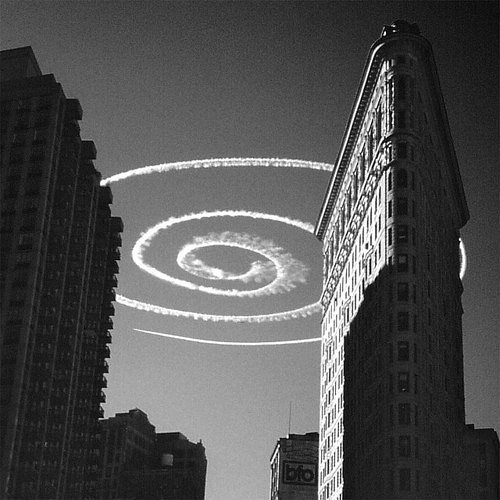
#> input picture PrimeraClase/Img/1.jpg, 500 x 500 px, found by its file name
$ python masking.py
#> lines starting #> are read from the running program, lines starting #| are printed output that depends on the picture; after the words box and inside, x2 and y2 are one past the last pixel; in counts of white or black regions, pixels touching at a corner belong together
import cv2 as cv
import numpy as np

img = cv.imread('img/1.jpg')
#> img is the input picture: shape (500, 500, 3); min 0, max 255, mean 81.9
cv.imshow('Img', img)

# Focus on faces
blank = np.zeros(img.shape[:2], dtype ='uint8')
# cv.imshow('Blank Image', blank)

mask = cv.circle(blank.copy(), (img.shape[1]//2 -25, img.shape[0]//2 - 15 ), 100, 255, -1)
#2
# mask = cv.rectangle(blank, (img.shape[1]//2 -25, img.shape[0]//2 - 15 ),(img.shape[1]//2 + 100, img.shape[0]//2), 100, 255, -1)
cv.imshow('Mask', mask)
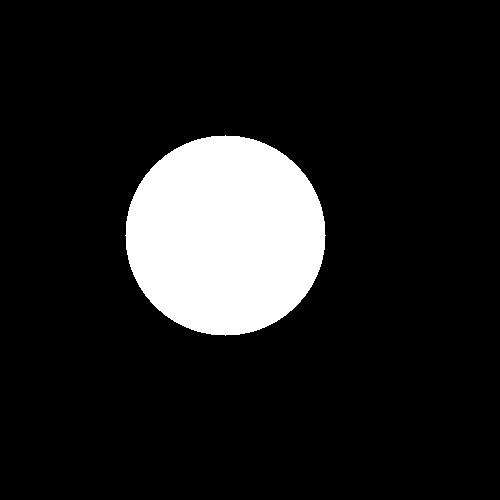
#> window 'Mask': shape (500, 500); 12.6% white; 1 white region, box (x1, y1, x2, y2) and area: (125, 135, 326, 336) 31417

#3
####################
circle = cv.circle(blank.copy(), (img.shape[1]//2, img.shape[0]//2), 100, 255, -1)
rectangle = cv.rectangle(blank.copy(), (img.shape[1]//2, img.shape[0]//2), (370, 370), 255, -1)
quarter_circle = cv.bitwise_and(circle, rectangle)
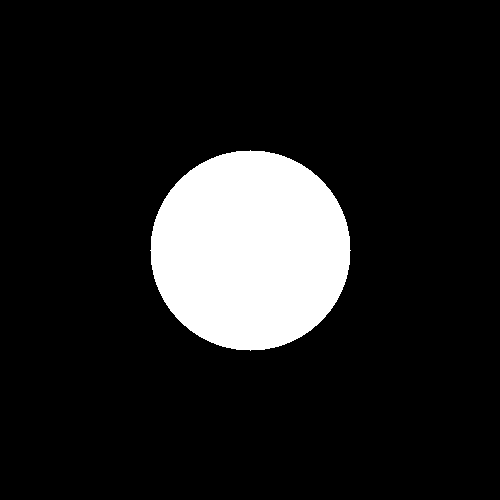
#> circle: shape (500, 500); 12.6% white; 1 white region, box (x1, y1, x2, y2) and area: (150, 150, 351, 351) 31417
# cv.imshow('Half', quarter_circle)
#####################

masked = cv.bitwise_and(img, img, mask = mask) #3 mask = quarter_circle
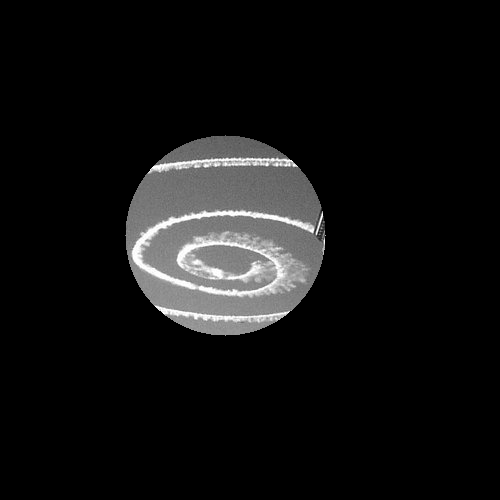
#> masked: shape (500, 500, 3); min 0, max 255, mean 18
# cv.imshow('masked', masked)

cv.waitKey(0)

$ run again, with PrimeraClase/Img/fullHD.jpg copied over PrimeraClase/Img/1.jpg
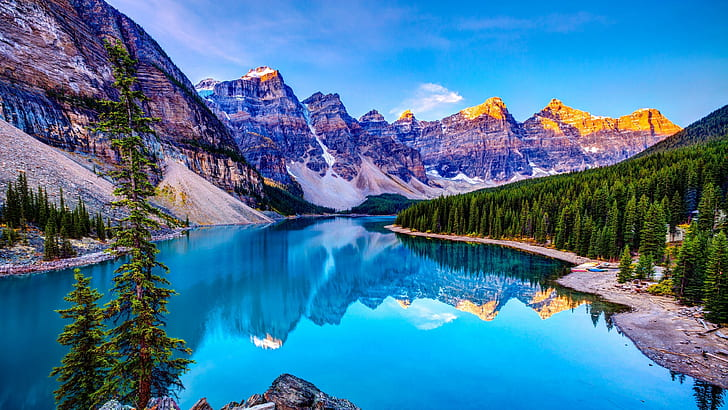
#> input picture PrimeraClase/Img/fullHD.jpg, 728 x 410 px, found by its file name
#> img is the input picture: shape (410, 728, 3); mean B, G, R 156.5, 119.3, 67.7
#> `cv.imshow('Mask', mask)`:
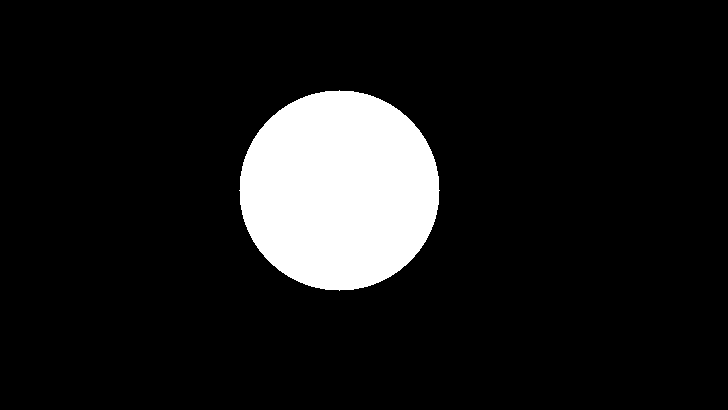
#> window 'Mask': shape (410, 728); 10.5% white; 1 white region, box (x1, y1, x2, y2) and area: (239, 90, 440, 291) 31417
#> circle: shape (410, 728); 10.5% white; 1 white region, box (x1, y1, x2, y2) and area: (264, 105, 465, 306) 31417
#> `masked = cv.bitwise_and(img, img, mask = mask)`:
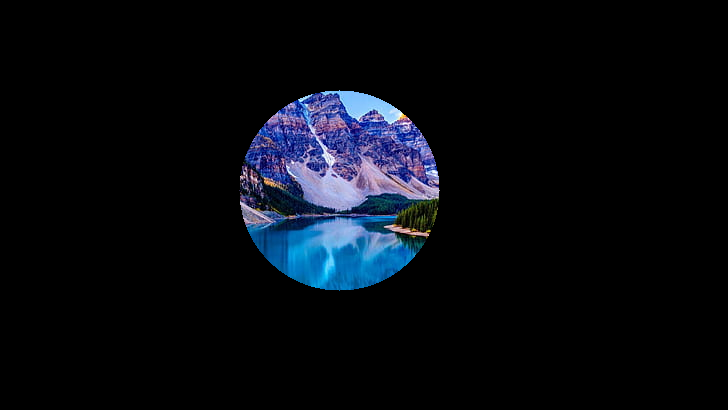
#> masked: shape (410, 728, 3); mean B, G, R 16.4, 10.5, 7.4

$ run again, with PrimeraClase/Img/rata1.jpg copied over PrimeraClase/Img/1.jpg
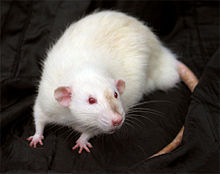
#> input picture PrimeraClase/Img/rata1.jpg, 220 x 174 px, found by its file name
#> img is the input picture: shape (174, 220, 3); mean B, G, R 74.3, 79.1, 84.9
#> `cv.imshow('Mask', mask)`:
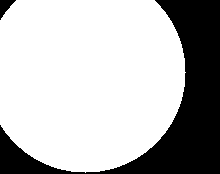
#> window 'Mask': shape (174, 220); 72.6% white; 2 black regions, box (x1, y1, x2, y2) and area: (0, 0, 220, 174) 10329, (0, 0, 16, 20) 155
#> circle: shape (174, 220); 77.6% white; 2 black regions, box (x1, y1, x2, y2) and area: (0, 0, 61, 174) 4383, (160, 0, 220, 174) 4209
#> `masked = cv.bitwise_and(img, img, mask = mask)`:
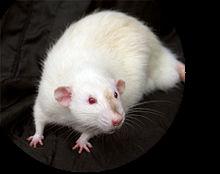
#> masked: shape (174, 220, 3); mean B, G, R 69.5, 73.3, 77.6

$ run again, with PrimeraClase/Img/rata2.jpg copied over PrimeraClase/Img/1.jpg
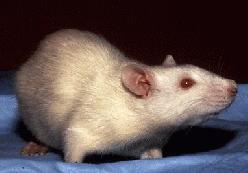
#> input picture PrimeraClase/Img/rata2.jpg, 248 x 173 px, found by its file name
#> img is the input picture: shape (173, 248, 3); mean B, G, R 80.3, 81, 94.7
#> `cv.imshow('Mask', mask)`:
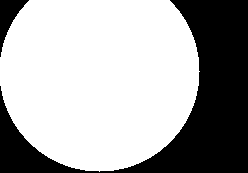
#> window 'Mask': shape (173, 248); 66.8% white; 2 black regions, box (x1, y1, x2, y2) and area: (0, 0, 248, 173) 13599, (0, 0, 29, 57) 632
#> circle: shape (173, 248); 69% white; 2 black regions, box (x1, y1, x2, y2) and area: (0, 0, 73, 173) 6744, (176, 0, 248, 173) 6571
#> `masked = cv.bitwise_and(img, img, mask = mask)`:
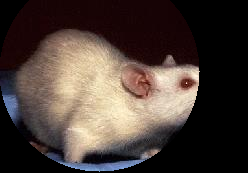
#> masked: shape (173, 248, 3); mean B, G, R 55.9, 61.9, 74.6
